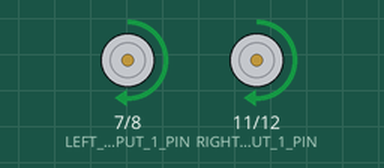
Bench run of a sketch on a simulated Arduino Uno, built with avr-gcc and run on an emulated ATmega328P. On the bench: motor-driver pin pairs drawn as motors (green arrow = first pin HIGH = forward, orange = second pin HIGH = backward, longer = more drive, scaled by the enable pin).

Above: at 2.1 s.
At 6.0 s:
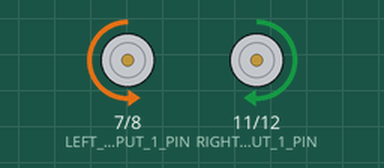
At 11.4 s:
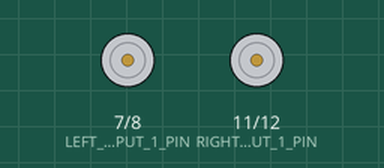
Timing chart, 0 to 12.9 s (numbered marks = the images above):
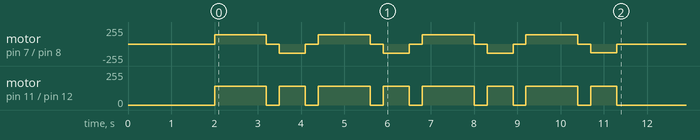

The sketch:

Day02_Instructor.ino
```cpp
/*
  FutureMinds Robotics — Day 2 Instructor Solution
  This sketch drives a calibrated square once.

  Test with wheels raised before every floor demonstration.
*/

const int DRIVE_SPEED = 140;
const int TURN_SPEED = 130;

// Starting estimates only. Replace with values measured for the demonstration car.
const unsigned long STRAIGHT_TIME_MS = 1200;
const unsigned long LEFT_90_TIME_MS = 600;
const unsigned long PAUSE_BETWEEN_MOVES_MS = 300;

void setup() {
  robotBegin();
  delay(2000);

  // Side 1 and turn 1
  moveForward(DRIVE_SPEED);
  delay(STRAIGHT_TIME_MS);
  stopRobot();
  delay(PAUSE_BETWEEN_MOVES_MS);
  turnLeft(TURN_SPEED);
  delay(LEFT_90_TIME_MS);
  stopRobot();
  delay(PAUSE_BETWEEN_MOVES_MS);

  // Side 2 and turn 2
  moveForward(DRIVE_SPEED);
  delay(STRAIGHT_TIME_MS);
  stopRobot();
  delay(PAUSE_BETWEEN_MOVES_MS);
  turnLeft(TURN_SPEED);
  delay(LEFT_90_TIME_MS);
  stopRobot();
  delay(PAUSE_BETWEEN_MOVES_MS);

  // Side 3 and turn 3
  moveForward(DRIVE_SPEED);
  delay(STRAIGHT_TIME_MS);
  stopRobot();
  delay(PAUSE_BETWEEN_MOVES_MS);
  turnLeft(TURN_SPEED);
  delay(LEFT_90_TIME_MS);
  stopRobot();
  delay(PAUSE_BETWEEN_MOVES_MS);

  // Side 4 and final turn
  moveForward(DRIVE_SPEED);
  delay(STRAIGHT_TIME_MS);
  stopRobot();
  delay(PAUSE_BETWEEN_MOVES_MS);
  turnLeft(TURN_SPEED);
  delay(LEFT_90_TIME_MS);
  stopRobot();
}

void loop() {
  stopRobot();
}
```

RobotHelpers.ino
```cpp
/* Instructor-controlled hardware helper tab. */

const int LEFT_ENABLE_PIN = 5;
const int LEFT_INPUT_1_PIN = 7;
const int LEFT_INPUT_2_PIN = 8;
const int RIGHT_ENABLE_PIN = 6;
const int RIGHT_INPUT_1_PIN = 11;
const int RIGHT_INPUT_2_PIN = 12;

void robotBegin() {
  pinMode(LEFT_ENABLE_PIN, OUTPUT);
  pinMode(LEFT_INPUT_1_PIN, OUTPUT);
  pinMode(LEFT_INPUT_2_PIN, OUTPUT);
  pinMode(RIGHT_ENABLE_PIN, OUTPUT);
  pinMode(RIGHT_INPUT_1_PIN, OUTPUT);
  pinMode(RIGHT_INPUT_2_PIN, OUTPUT);
  stopRobot();
}

// Each side function controls the two motors wired together on that side.
void setLeftSide(int speed, bool forward) {
  speed = constrain(speed, 0, 255);
  digitalWrite(LEFT_INPUT_1_PIN, forward ? HIGH : LOW);
  digitalWrite(LEFT_INPUT_2_PIN, forward ? LOW : HIGH);
  analogWrite(LEFT_ENABLE_PIN, speed);
}

void setRightSide(int speed, bool forward) {
  speed = constrain(speed, 0, 255);
  digitalWrite(RIGHT_INPUT_1_PIN, forward ? HIGH : LOW);
  digitalWrite(RIGHT_INPUT_2_PIN, forward ? LOW : HIGH);
  analogWrite(RIGHT_ENABLE_PIN, speed);
}

void moveForward(int speed) {
  setLeftSide(speed, true);
  setRightSide(speed, true);
}

void moveBackward(int speed) {
  setLeftSide(speed, false);
  setRightSide(speed, false);
}

void turnLeft(int speed) {
  setLeftSide(speed, false);
  setRightSide(speed, true);
}

void turnRight(int speed) {
  setLeftSide(speed, true);
  setRightSide(speed, false);
}

void stopRobot() {
  analogWrite(LEFT_ENABLE_PIN, 0);
  analogWrite(RIGHT_ENABLE_PIN, 0);
  digitalWrite(LEFT_INPUT_1_PIN, LOW);
  digitalWrite(LEFT_INPUT_2_PIN, LOW);
  digitalWrite(RIGHT_INPUT_1_PIN, LOW);
  digitalWrite(RIGHT_INPUT_2_PIN, LOW);
}
```
